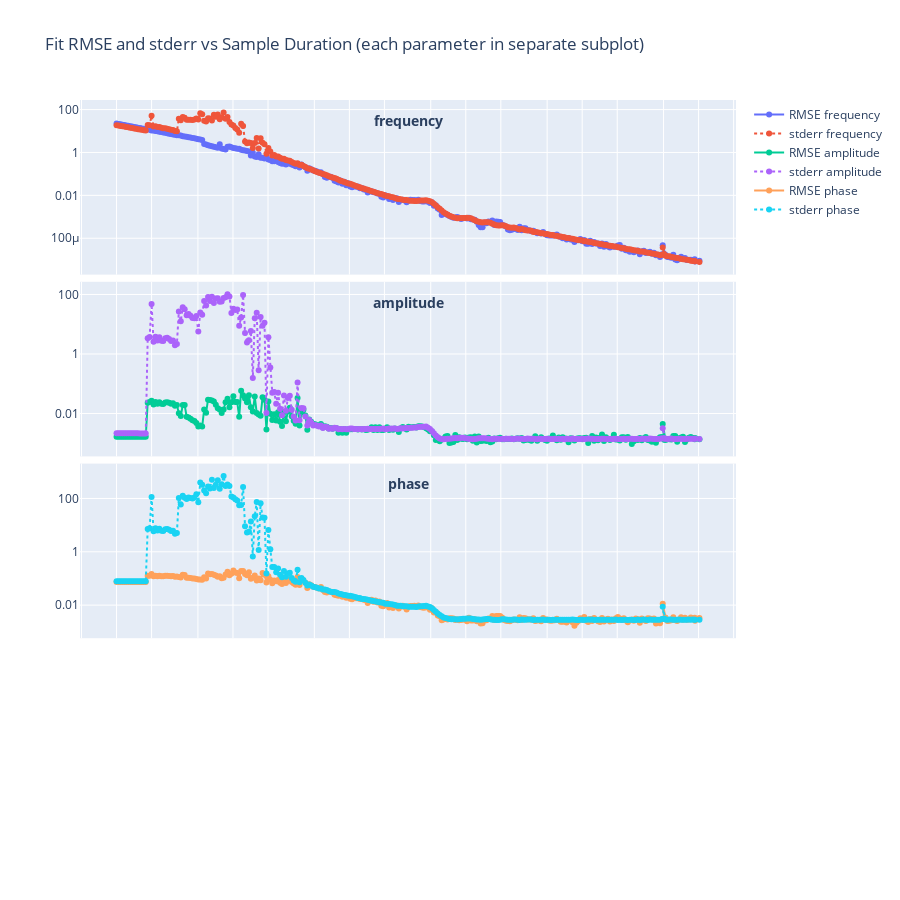

Source (notebook cell):
### Code cell
from fit_error_dampened_sine_wave import math_functions
import numpy as np
import numpy.typing as npt
import plotly.graph_objects as go
from scipy.optimize import curve_fit

from fit_error_dampened_sine_wave.math_functions import sine_wave
from plotly.subplots import make_subplots
from tqdm import tqdm
from typing import Tuple
from multiprocessing import Pool, cpu_count

from typing import Tuple

np_rng = np.random.default_rng(42)


# Wrapper for curve_fit
def wrapper(
    x: npt.NDArray[np.float64],
    frequency: float,
    amplitude: float,
    phase: float,
) -> npt.NDArray[np.float64]:
    return sine_wave(
        x,
        frequency=frequency,
        phase=phase,
        amplitude=amplitude,
    )


key_order = ("frequency", "amplitude", "phase")

# True model parameters
true_params: Dict[str, float] = dict(frequency=1.0, amplitude=1.0, phase=np.pi / 2)

# Settings
noise_scale = 0.01
num_repeats: int = 30
num_points: int = 100  # points that the curve is sampling
# durations: npt.NDArray[np.float64] = np.linspace(0.1, 100, 100)
durations = np.logspace(-3.0, 2, 300)


# the problem is that the sampling can alias the true frequency, so we pick durations that do not alias to a frequency that is close to the niquist or zero frequency
# Step 1: Compute sampling frequencies
f_s_vals = num_points / durations
# Step 2: Compute apparent frequencies
f_a_vals = np.array(
    [
        math_functions.apparent_frequency(true_params["frequency"], f_s)
        for f_s in f_s_vals
    ]
)
# Step 3: Normalize apparent frequencies by f_true
f_a_norm = f_a_vals / true_params["frequency"]
f_N_norm = f_s_vals / (2 * true_params["frequency"])
# Step 4: Mask out undesired edge cases
min_thresh = 0.05
max_thresh = 0.95
valid: npt.NDArray[np.bool_] = (f_a_norm > min_thresh) & (f_a_norm < max_thresh)

# Step 5: Adjust durations for invalid cases by nudging a fraction of the Nyquist zone
delta: float = 0.1  # fraction of Nyquist zone width
adjusted_durations: npt.NDArray[np.float64] = durations.copy()

for idx in np.where(~valid)[0]:
    f_s = f_s_vals[idx]
    N = int(np.floor(2 * true_params["frequency"] / f_s)) + 1
    f_s_zone_width = 2 * true_params["frequency"] * (1 / N - 1 / (N + 1))
    f_s_offset = delta * f_s_zone_width
    direction = 1 if N % 2 == 0 else -1
    f_s_adjusted = f_s + direction * f_s_offset
    adjusted_durations[idx] = num_points / f_s_adjusted

# Final assignment
durations = adjusted_durations


# Storage
rmse_results = {k: [] for k in true_params}
stderr_results = {k: [] for k in true_params}


def fit_for_duration(
    duration: float,
) -> Tuple[float, Dict[str, float], Dict[str, float]]:
    x_vals = np.linspace(0, duration, num_points)

    param_diffs = {k: [] for k in true_params}
    param_stderr = {k: [] for k in true_params}

    for _ in range(num_repeats):
        y_clean = sine_wave(x_vals, **true_params)
        noise = np_rng.normal(scale=noise_scale, size=y_clean.shape)
        y_noisy = y_clean + noise

        try:
            initial_guess = np.array([true_params[k] for k in key_order])
            initial_guess += (
                np_rng.normal(scale=0.00001, size=initial_guess.shape) * initial_guess
            )
            popt, pcov = curve_fit(wrapper, x_vals, y_noisy, p0=initial_guess)
            perr = np.sqrt(np.diag(pcov))

            for i, key in enumerate(true_params):
                param_diffs[key].append(popt[i] - true_params[key])
                param_stderr[key].append(perr[i])
        except RuntimeError:
            for key in true_params:
                param_diffs[key].append(np.nan)
                param_stderr[key].append(np.nan)

    rmse = {
        key: np.sqrt(np.nanmean(np.square(param_diffs[key]))) for key in true_params
    }
    stderr = {key: np.nanmean(param_stderr[key]) for key in true_params}

    return duration, rmse, stderr


print("Starting parallel fits...")
with Pool(processes=cpu_count()) as pool:
    results = list(tqdm(pool.imap(fit_for_duration, durations), total=len(durations)))

rmse_results = {k: [] for k in true_params}
stderr_results = {k: [] for k in true_params}

# Extract from results
durations_out = []
for duration, rmse, stderr in results:
    durations_out.append(duration)
    for key in true_params:
        rmse_results[key].append(rmse[key])
        stderr_results[key].append(stderr[key])

durations = np.array(durations_out)

# Plotting with Plotly
# Create subplots
fig = make_subplots(rows=4, cols=1, shared_xaxes=True, vertical_spacing=0.01)

for i, k in enumerate(true_params, start=1):
    fig.add_trace(
        go.Scatter(
            x=durations, y=rmse_results[k], mode="lines+markers", name=f"RMSE {k}"
        ),
        row=i,
        col=1,
    )
    fig.add_trace(
        go.Scatter(
            x=durations,
            y=stderr_results[k],
            mode="lines+markers",
            name=f"stderr {k}",
            line=dict(dash="dot"),
        ),
        row=i,
        col=1,
    )

    xref = "x domain" if i == 1 else f"x{i} domain"
    yref = "y domain" if i == 1 else f"y{i} domain"
    fig.add_annotation(
        text=f"<b>{k}</b>",
        x=0.5,
        y=0.95,
        xref=xref,
        yref=yref,
        showarrow=False,
        font=dict(size=14),
        align="left",
    )

fig.update_layout(
    title="Fit RMSE and stderr vs Sample Duration (each parameter in separate subplot)",
    xaxis4_title="Sample Duration (s)",
    height=900,
    width=900,
    showlegend=True,
)

for i in range(1, 4):
    fig.update_yaxes(type="log", row=i, col=1)
    fig.update_xaxes(type="log", row=i, col=1)


fig.update_xaxes(type="log", title="Sample Duration (s)", row=4, col=1)

fig.show()

### Figure 1 — Plotly figure (JSON) as saved in the notebook; plotly's stock layout.template omitted (floating-point values rounded to 4 significant figures; data arrays with more than 128 entries replaced by an {"elided": "..."} marker saying what was removed)
{"data": [{"mode": "lines+markers", "name": "RMSE frequency", "type": "scatter", "x": {"elided": "300 float values"}, "xaxis": "x", "y": {"elided": "300 float values"}, "yaxis": "y"}, {"line": {"dash": "dot"}, "mode": "lines+markers", "name": "stderr frequency", "type": "scatter", "x": {"elided": "300 float values"}, "xaxis": "x", "y": {"elided": "300 float values"}, "yaxis": "y"}, {"mode": "lines+markers", "name": "RMSE amplitude", "type": "scatter", "x": {"elided": "300 float values"}, "xaxis": "x2", "y": {"elided": "300 float values"}, "yaxis": "y2"}, {"line": {"dash": "dot"}, "mode": "lines+markers", "name": "stderr amplitude", "type": "scatter", "x": {"elided": "300 float values"}, "xaxis": "x2", "y": {"elided": "300 float values"}, "yaxis": "y2"}, {"mode": "lines+markers", "name": "RMSE phase", "type": "scatter", "x": {"elided": "300 float values"}, "xaxis": "x3", "y": {"elided": "300 float values"}, "yaxis": "y3"}, {"line": {"dash": "dot"}, "mode": "lines+markers", "name": "stderr phase", "type": "scatter", "x": {"elided": "300 float values"}, "xaxis": "x3", "y": {"elided": "300 float values"}, "yaxis": "y3"}], "layout": {"annotations": [{"align": "left", "font": {"size": 14}, "showarrow": false, "text": "<b>frequency</b>", "x": 0.5, "xref": "x domain", "y": 0.95, "yref": "y domain"}, {"align": "left", "font": {"size": 14}, "showarrow": false, "text": "<b>amplitude</b>", "x": 0.5, "xref": "x2 domain", "y": 0.95, "yref": "y2 domain"}, {"align": "left", "font": {"size": 14}, "showarrow": false, "text": "<b>phase</b>", "x": 0.5, "xref": "x3 domain", "y": 0.95, "yref": "y3 domain"}], "height": 900, "showlegend": true, "title": {"text": "Fit RMSE and stderr vs Sample Duration (each parameter in separate subplot)"}, "width": 900, "xaxis": {"anchor": "y", "domain": [0, 1], "matches": "x4", "showticklabels": false, "type": "log"}, "xaxis2": {"anchor": "y2", "domain": [0, 1], "matches": "x4", "showticklabels": false, "type": "log"}, "xaxis3": {"anchor": "y3", "domain": [0, 1], "matches": "x4", "showticklabels": false, "type": "log"}, "xaxis4": {"anchor": "y4", "domain": [0, 1], "title": {"text": "Sample Duration (s)"}, "type": "log"}, "yaxis": {"anchor": "x", "domain": [0.7575, 1], "type": "log"}, "yaxis2": {"anchor": "x2", "domain": [0.505, 0.7475], "type": "log"}, "yaxis3": {"anchor": "x3", "domain": [0.2525, 0.495], "type": "log"}, "yaxis4": {"anchor": "x4", "domain": [0, 0.2425]}}}
